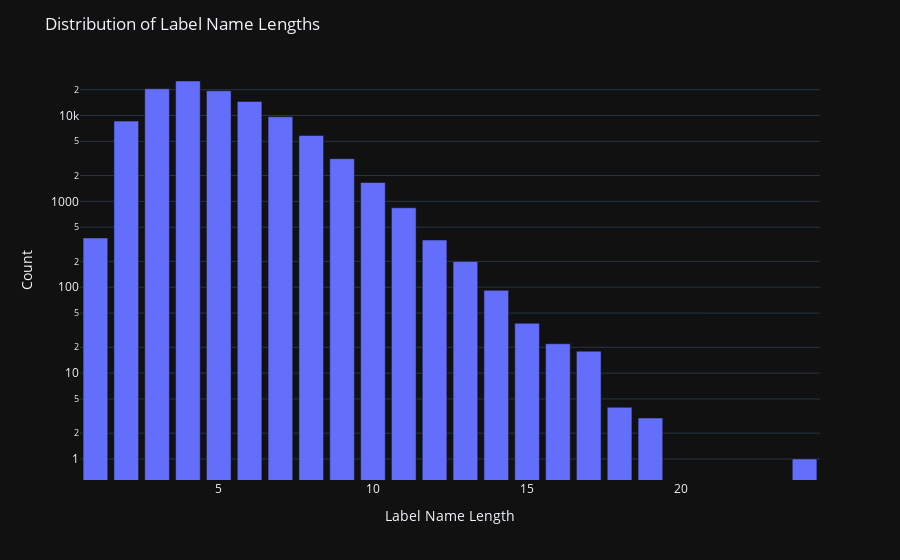

Notebook cell for this chart:
### Markdown cell above
Below, we check the distribution of the intent labels from our WikiHow dataset. Although this should not affect the analysis itself, it is important to check for class imbalance as this can affect the performance and accuracy of any machine learning models trained on the dataset.

### Code cell
import plotly.express as px

# Get length of words in each label name
label_counts = wikihow_df[ 'label_name' ].str.split().apply( len ).value_counts()

#Plot the distribution of label name lengths
fig = px.bar( x=label_counts.index, y=label_counts.values, template='plotly_dark' )

#exponential scale
fig.update_yaxes( type='log' )

#Update the plot's title and axes labels
fig.update_layout( title_text='Distribution of Label Name Lengths' )
fig.update_xaxes( title_text='Label Name Length' )
fig.update_yaxes( title_text='Count' )

#Show the plot
fig.show()

### Figure 1 — Plotly figure (JSON) as saved in the notebook; plotly's stock layout.template omitted (floating-point values rounded to 4 significant figures)
{"data": [{"alignmentgroup": "True", "hovertemplate": "x=%{x}<br>y=%{y}<extra></extra>", "legendgroup": "", "marker": {"color": "#636efa", "pattern": {"shape": ""}}, "name": "", "offsetgroup": "", "orientation": "v", "showlegend": false, "textposition": "auto", "type": "bar", "x": [4, 3, 5, 6, 7, 2, 8, 9, 10, 11, 1, 12, 13, 14, 15, 16, 17, 18, 19, 24], "xaxis": "x", "y": [25206, 20501, 19403, 14580, 9675, 8601, 5857, 3141, 1659, 842, 375, 355, 200, 92, 38, 22, 18, 4, 3, 1], "yaxis": "y"}], "layout": {"barmode": "relative", "legend": {"tracegroupgap": 0}, "margin": {"t": 60}, "title": {"text": "Distribution of Label Name Lengths"}, "xaxis": {"anchor": "y", "domain": [0, 1], "title": {"text": "Label Name Length"}}, "yaxis": {"anchor": "x", "domain": [0, 1], "title": {"text": "Count"}, "type": "log"}}}
